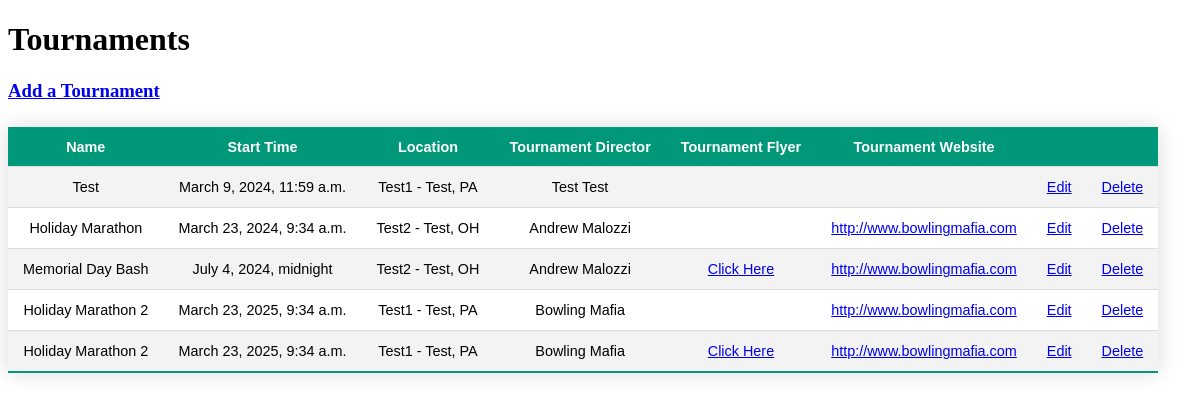
/tournaments, run on an earlier commit of the app's database.
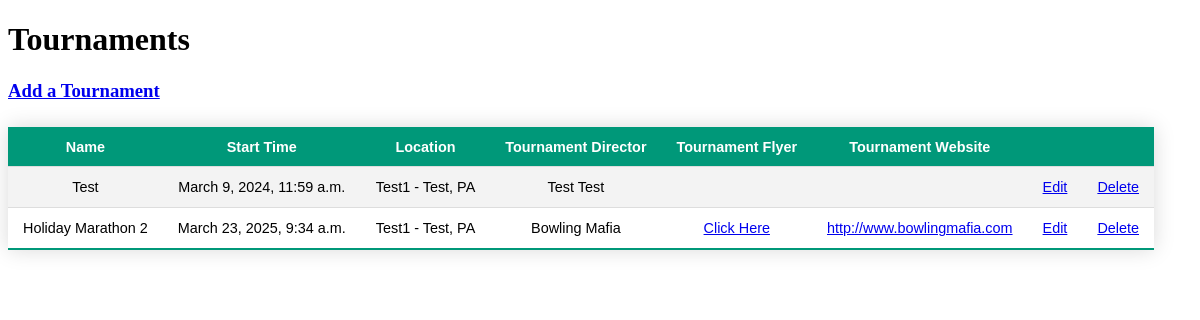
And on a later commit of the database.
### tournaments/models.py (models this page shows)
class Tournament(models.Model):
    tournament_name = models.CharField(max_length=128)
    start_time = models.DateTimeField()
    bowling_center = models.ForeignKey(BowlingCenter, on_delete=models.CASCADE)
    tournament_director = models.ForeignKey(TournamentDirector, on_delete=models.CASCADE)
    website = models.URLField(max_length=256, blank=True)
    flyer = models.FileField(upload_to='tournament_flyers', blank=True)
    def __str__(self):
        return s.capwords(self.tournament_name)
    class Meta:
        ordering = ['start_time']

class BowlingCenter(models.Model):
    center_name = models.CharField(max_length=64)
    address = models.CharField(max_length=128)
    city = models.CharField(max_length=64)
    state = USStateField()
    zip_code = USZipCodeField(max_length=5)
    phone_number = PhoneNumberField()
    website = models.URLField(max_length=256, blank=True)
    def __str__(self):
        return f'{s.capwords(self.center_name, sep=" ")} - {s.capwords(self.city, sep=" ")}, {str(self.state)}'
    class Meta:
        verbose_name = 'Bowling Center'
        ordering = ['state', 'center_name']

class TournamentDirector(models.Model):
    first_name = models.CharField(max_length=64)
    last_name = models.CharField(max_length=64)
    email_address = models.EmailField(max_length=128)
    phone_number = PhoneNumberField()
    profile_picture = models.ImageField(upload_to='profile_pictures', blank=True)
    def __str__(self):
        return f'{s.capwords(self.first_name)} {s.capwords(self.last_name)}'
    class Meta:
        verbose_name = 'Tournament Director'
        ordering = ['first_name', 'last_name']

### tournaments/views.py (the view)
# urls.py: path('tournaments', views.TournamentList.as_view(), name='list_tournaments'),
class TournamentList(ListView):
    model = Tournament
    context_object_name = 'tournaments'
    template_name = 'tournaments/tournament_list.html'

### tournaments/templates/tournaments/tournament_list.html (shortened to what this page needs)
<!DOCTYPE html>
<html lang="en">
    <head>
    </head>
    <body>
        <h1>Tournaments</h1>
        <h3><a href="{% url 'create_tournament' %}">Add a Tournament</a></h3>
        <table id="tournaments">
            <thead>
                <tr>
                    <th>Name</th>
                    <th>Start Time</th>
                    <th>Location</th>
                    <th>Tournament Director</th>
                    <th>Tournament Flyer</th>
                    <th>Tournament Website</th>
                    <th></th>
                    <th></th>
                </tr>
            </thead>
            <tbody>
                    {% for tournament in tournaments %}
                <tr>
                    <td>{{ tournament }}</td>
                    <td>{{ tournament.start_time }}</td>
                    <td>{{ tournament.bowling_center }}</td>
                    <td>{{ tournament.tournament_director }}</td>
                    <td>
                        {% if tournament.flyer %}
                        <a href="{{ tournament.flyer.url }}" target="_blank">
                            Click Here
                        </a>
                        {% endif %}
                    </td>
                    <td>
                        <a href="{{ tournament.website }}" target="_blank">
                            {{ tournament.website }}
                        </a>
                    </td>
                    <td><a href="{% url 'update_tournament' tournament.id %}">Edit</a></td>
                    <td><a href="{% url 'delete_tournament' tournament.id %}">Delete</a></td>
                </tr>
                    {% endfor %}
            </tbody>
        </table>
    </body>
</html>

### tournaments/templates/tournaments/tournament_list.html (style rules this page uses)
#tournaments { border-collapse: collapse; margin: 25px 0; font-size: 0.9em; font-family: sans-serif; text-align: center; min-width: 400px; box-shadow: 0 0 20px rgba(0, 0, 0, 0.15); }
#tournaments thead tr { background-color: #009879; color: #ffffff; }
#tournaments th, #tournaments td { padding: 12px 15px; }
#tournaments tbody tr { border-bottom: 1px solid #ddd; }
#tournaments tbody tr:nth-of-type(even) { background-color: #f3f3f3; }
#tournaments tbody tr:last-of-type { border-bottom: 2px solid #009879; }

What changed in the data, as far as the page shows it:
removed Tournament: tournament_name "Holiday Marathon", start_time "March 23, 2024, 9:34 a.m.", bowling_center "Test2 - Test, OH", tournament_director "Andrew Malozzi", website "http://www.bowlingmafia.com"
removed Tournament: tournament_name "Memorial Day Bash", start_time "July 4, 2024, midnight", bowling_center "Test2 - Test, OH", tournament_director "Andrew Malozzi", website "http://www.bowlingmafia.com"
removed Tournament: tournament_name "Holiday Marathon 2", start_time "March 23, 2025, 9:34 a.m.", bowling_center "Test1 - Test, PA", tournament_director "Bowling Mafia", website "http://www.bowlingmafia.com"
